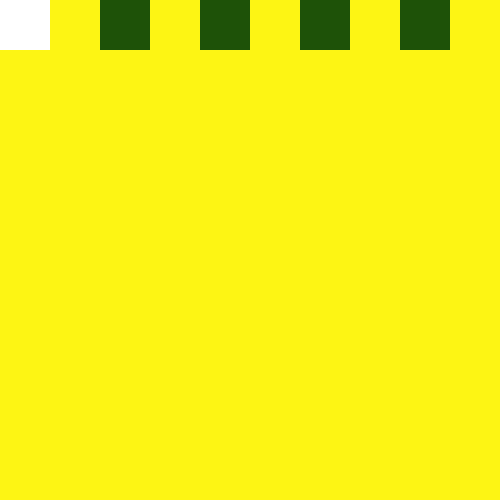
Frame 1 (no input)
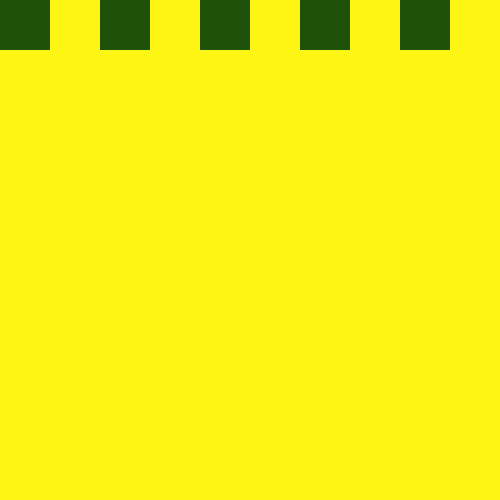
Frame 60 (the mouse pressed at the canvas centre just before this capture)
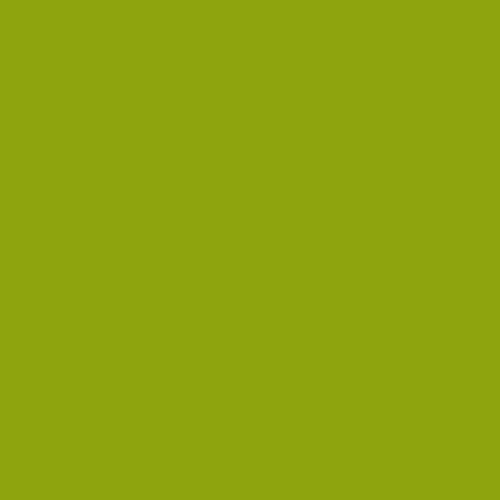
Frame 120 (the mouse held since frame 60 and released just before this capture)

The Processing sketch that drew these frames (run headless with seeded random() and noise(); from frame 60 on, the mouse is pressed at the canvas centre):

// Processing sketch: processing_136463
// ── processing_136463.pde

color Green = color(30,82,8);
color Yellow = color(253,245,20);



void setup() {
  size (500, 500);
  noStroke();
}

void draw () {
  float rect_y =  map(mouseY, 0,height, 0, height);
  float rect_x =  map(mouseX, 0,height, height ,0);
  float rect_c =  map(mouseX, width, 0, 1, 0);
  float rect_cc =  map(mouseX, width, 0, 1, 0);
  color c = lerpColor( Green, Yellow, rect_c);
  color cc = lerpColor( Yellow, Green, rect_cc);

  background(cc);
  rect( 0,rect_y, 50,50 );
  fill(c);
  rect( 100,rect_y, 50,50 );
  rect( 200,rect_y, 50,50 );
  rect( 300,rect_y, 50,50 );
  rect( 400,rect_y, 50,50 );
  rect( 500,rect_y, 50,50 );
  rect( 50,rect_x, 50, 50 );
  rect( 150,rect_x, 50,50 );
  rect( 250,rect_x, 50,50 );
  rect( 350,rect_x, 50,50 );
  rect( 450,rect_x, 50, 50 );
}
